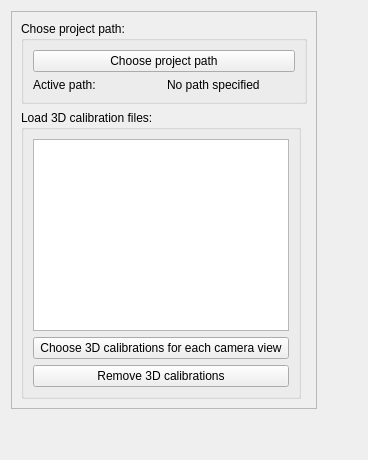
      <widget class="QWidget" name="tab_6">
       <attribute name="title">
        <string>Project</string>
       </attribute>
       <layout class="QGridLayout" name="gridLayout_7">
        <item row="0" column="3">
         <spacer name="horizontalSpacer_2">
          <property name="orientation">
           <enum>Qt::Horizontal</enum>
          </property>
          <property name="sizeHint" stdset="0">
           <size>
            <width>40</width>
            <height>20</height>
           </size>
          </property>
         </spacer>
        </item>
        <item row="0" column="1">
         <widget class="QFrame" name="frame">
          <property name="frameShape">
           <enum>QFrame::StyledPanel</enum>
          </property>
          <property name="frameShadow">
           <enum>QFrame::Raised</enum>
          </property>
          <layout class="QGridLayout" name="gridLayout_11">
           <item row="0" column="0" colspan="2">
            <widget class="QGroupBox" name="groupBox_12">
             <property name="title">
              <string>Chose project path:</string>
             </property>
             <layout class="QGridLayout" name="gridLayout_22">
              <item row="5" column="1">
               <widget class="QLabel" name="active_path_label">
                <property name="text">
                 <string>No path specified</string>
                </property>
               </widget>
              </item>
              <item row="5" column="0">
               <widget class="QLabel" name="label_20">
                <property name="text">
                 <string>Active path:</string>
                </property>
               </widget>
              </item>
              <item row="0" column="0" colspan="2">
               <widget class="QPushButton" name="chooseProjectPath_b">
                <property name="text">
                 <string>Choose project path</string>
                </property>
               </widget>
              </item>
             </layout>
            </widget>
           </item>
           <item row="1" column="0">
            <widget class="QGroupBox" name="groupBox_11">
             <property name="title">
              <string>Load 3D calibration files:</string>
             </property>
             <layout class="QVBoxLayout" name="verticalLayout_6">
              <item>
               <widget class="QListWidget" name="cal3D_LW1"/>
              </item>
              <item>
               <widget class="QPushButton" name="loadCal3D_b">
                <property name="text">
                 <string>Choose 3D calibrations for each camera view</string>
                </property>
               </widget>
              </item>
              <item>
               <widget class="QPushButton" name="removeCal3D_b">
                <property name="text">
                 <string>Remove 3D calibrations</string>
                </property>
               </widget>
              </item>
             </layout>
            </widget>
           </item>
          </layout>
         </widget>
        </item>
        <item row="1" column="1">
         <spacer name="verticalSpacer_2">
          <property name="orientation">
           <enum>Qt::Vertical</enum>
          </property>
          <property name="sizeHint" stdset="0">
           <size>
            <width>20</width>
            <height>40</height>
           </size>
          </property>
         </spacer>
        </item>
       </layout>
      </widget>
